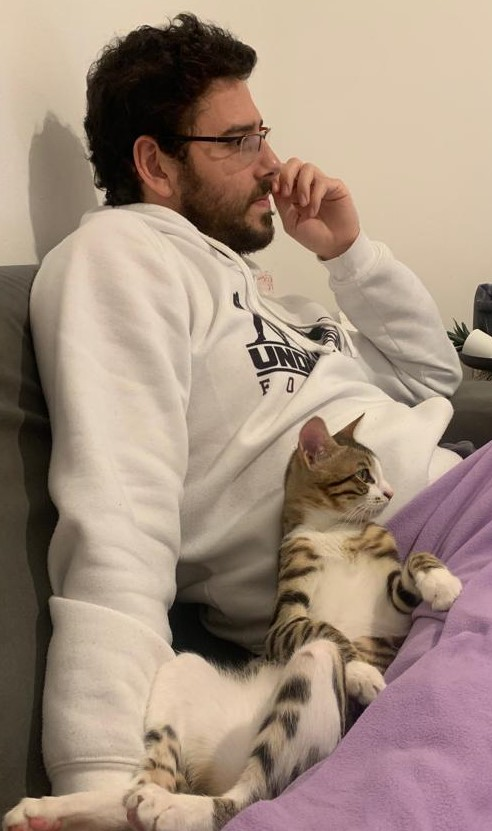
#> input picture data/jj_and_omer.jpeg, 492 x 831 px, found by its file name
$ python sec2_assessment.py
#> lines starting #> are read from the running program, lines starting #| are printed output that depends on the picture
import numpy as np
import matplotlib.pyplot as plt
from PIL import Image

def main():
    tens = np.ones((5,5))*10
    print(tens)

    np.random.seed(101)
    arr = np.random.randint(0,100,(5,5))
    print(arr)
    print(arr.max())
    print(arr.min())
    pic = Image.open("data\\jj_and_omer.jpeg")
#> pic is the input picture: PIL image 492x831 RGB; mean R, G, B 162.5, 141.8, 126.4
    pic_arr = np.asarray(pic)
    pic_copy = pic_arr.copy()
    pic_copy[:,:,1] = 0
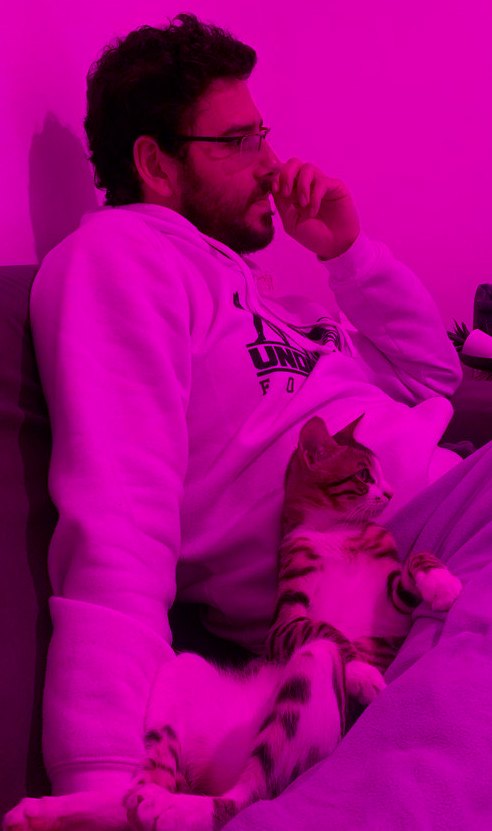
#> pic_copy: shape (831, 492, 3); mean R, G, B 162.5, 0, 126.4
    pic_copy[:,:,2] = 0
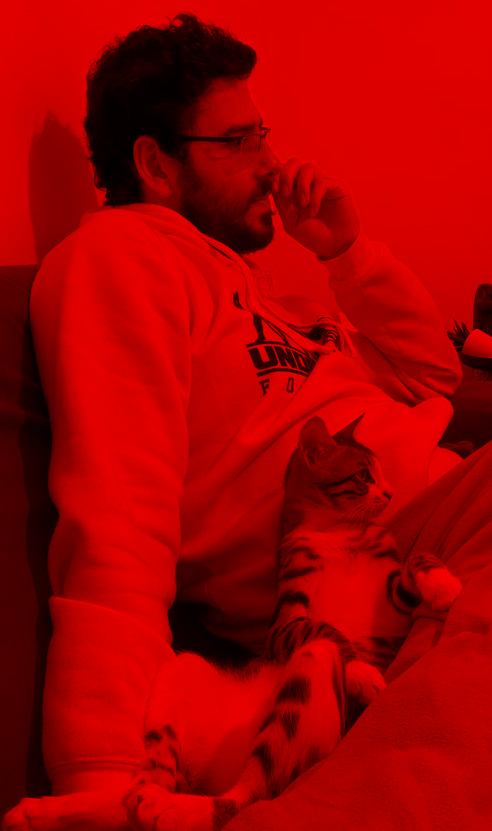
#> pic_copy: shape (831, 492, 3); mean R, G, B 162.5, 0, 0
    print(pic_copy.shape)
#| (831, 492, 3)
    plt.imshow(pic_copy)
    plt.show()
    plt.imshow(pic_arr)
    plt.show()


if __name__ == "__main__":
    main()
